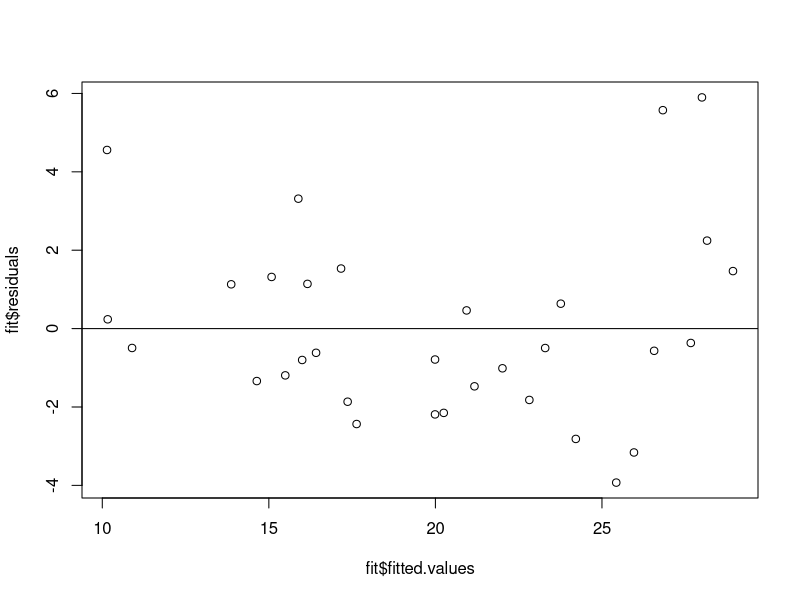

Write the R code that produced this figure.
## ---- chunk 1
data(mtcars)
fit <- lm(mpg ~ wt + hp + cyl, data=mtcars)
summary(fit)
## ---- chunk 2
plot(fit$fitted.values, fit$residuals)
abline(h=0)
## ---- chunk 3
fit.2 <- lm(mpg~cyl+disp+hp+drat+wt+qsec+vs+am+gear+carb, data=mtcars)
summary(fit.2)
## ---- chunk 4
fit.2 <- update(fit.2, . ~ . -cyl)
summary(fit.2)
## ---- chunk 5
fit.3 <- lm(mpg ~ wt + hp, data=mtcars)
summary(fit.3)
## ---- chunk 6
fit<- lm(mpg~., data=mtcars)
step(fit)
## ---- chunk 7
fit.4 <- lm(formula = mpg ~ wt + qsec + am, data = mtcars)
summary(fit.4)
## ---- chunk 8
df.sd <- read.csv("state_data.csv", sep=",", header=TRUE) #sdc = state data csv
df.sd <- subset(df.sd, select=-State)
df.sd.lm <- lm(Life.Exp~. , data=df.sd)
summary(df.sd.lm)
## ---- chunk 9
fit.5 <- lm(formula = mpg ~ wt + qsec + am, data = mtcars)
summary(fit.5)
## ---- chunk 10
kdata <- read.table("kidiq_data.csv", sep=",", header=TRUE)
train.data <- kdata[1:344,]
test.data <- kdata[345:434,]
## ---- chunk 11
fit.train <- lm(kid_score ~ mom_hs + mom_iq + mom_work + mom_age + mom_hs:mom_iq, data=train.data)

## ---- chunk 12
step(fit.train)
summary(fit.train)

## ---- chunk 13
actual_scores <- as.vector(test.data$kid_score)
fit.predicted <- suppressWarnings(predict(fit.train, subset(test.data, select=-kid_score), interval="predict", level = 0.95))
fit.predicted

## ---- chunk 14
predicted_scores <- fit.predicted[,'fit']

## ---- chunk 15
mse.test <- mean((actual_scores - predicted_scores)^2)
mse.train <- mean(fit.train$residuals^2)
## ---- chunk 16
mse.test
mse.train
percent_change <- (((mse.train - mse.test)/mse.train) * 100)
percent_change

t.test(fit.train$residuals, actual_scores - predicted_scores)
